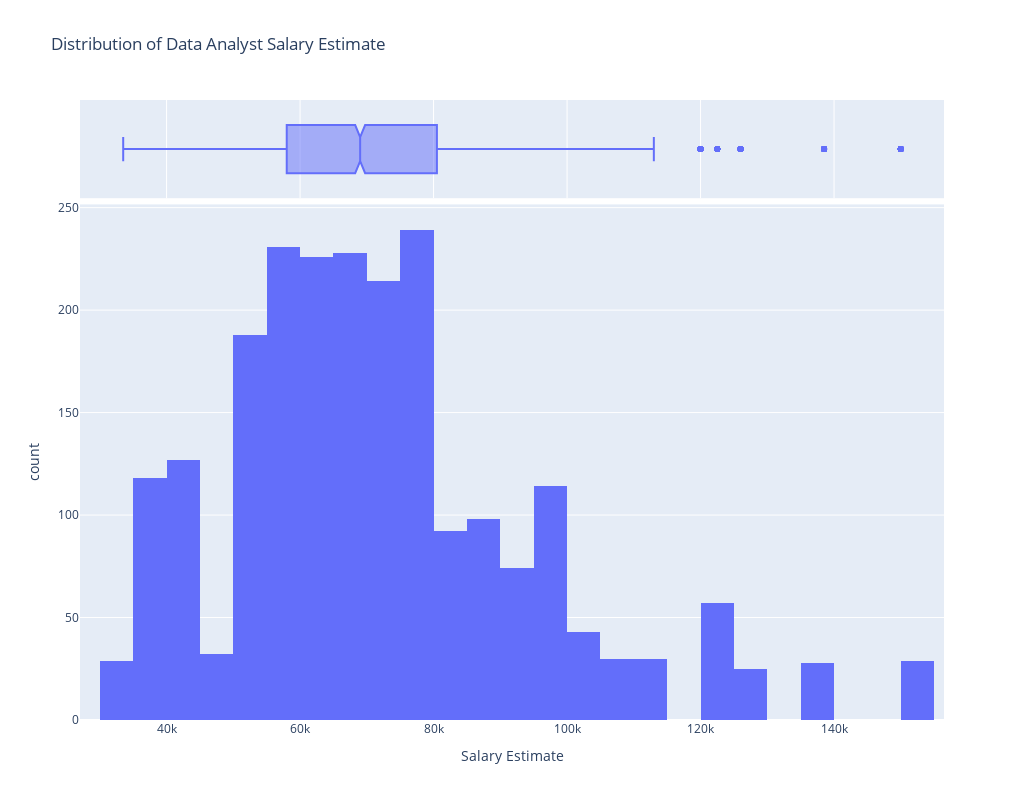

Notebook cell for this chart:
### Markdown cell above
### Salary distribution of entire dataset (MODIFIED)

### Code cell
# fig=px.histogram(df,x='Salary Estimate',marginal='box',title='Distribution of Data Analyst Salary Estimate')
# Modified the above to change size
fig=px.histogram(df,x='Salary Estimate',marginal='box',title='Distribution of Data Analyst Salary Estimate', width=1024, height=800)
fig.show()

### Figure 1 — Plotly figure (JSON) as saved in the notebook; plotly's stock layout.template omitted (floating-point values rounded to 4 significant figures; data arrays with more than 128 entries replaced by an {"elided": "..."} marker saying what was removed)
{"data": [{"alignmentgroup": "True", "bingroup": "x", "hovertemplate": "Salary Estimate=%{x}<br>count=%{y}<extra></extra>", "legendgroup": "", "marker": {"color": "#636efa"}, "name": "", "offsetgroup": "", "orientation": "v", "showlegend": false, "type": "histogram", "x": {"elided": "2252 int values"}, "xaxis": "x", "yaxis": "y"}, {"alignmentgroup": "True", "hovertemplate": "Salary Estimate=%{x}<extra></extra>", "legendgroup": "", "marker": {"color": "#636efa"}, "name": "", "notched": true, "offsetgroup": "", "showlegend": false, "type": "box", "x": {"elided": "2252 int values"}, "xaxis": "x2", "yaxis": "y2"}], "layout": {"barmode": "relative", "height": 800, "legend": {"tracegroupgap": 0}, "title": {"text": "Distribution of Data Analyst Salary Estimate"}, "width": 1024, "xaxis": {"anchor": "y", "domain": [0, 1], "title": {"text": "Salary Estimate"}}, "xaxis2": {"anchor": "y2", "domain": [0, 1], "matches": "x", "showgrid": true, "showticklabels": false}, "yaxis": {"anchor": "x", "domain": [0, 0.8316], "title": {"text": "count"}}, "yaxis2": {"anchor": "x2", "domain": [0.8416, 1], "matches": "y2", "showgrid": false, "showline": false, "showticklabels": false, "ticks": ""}}}
